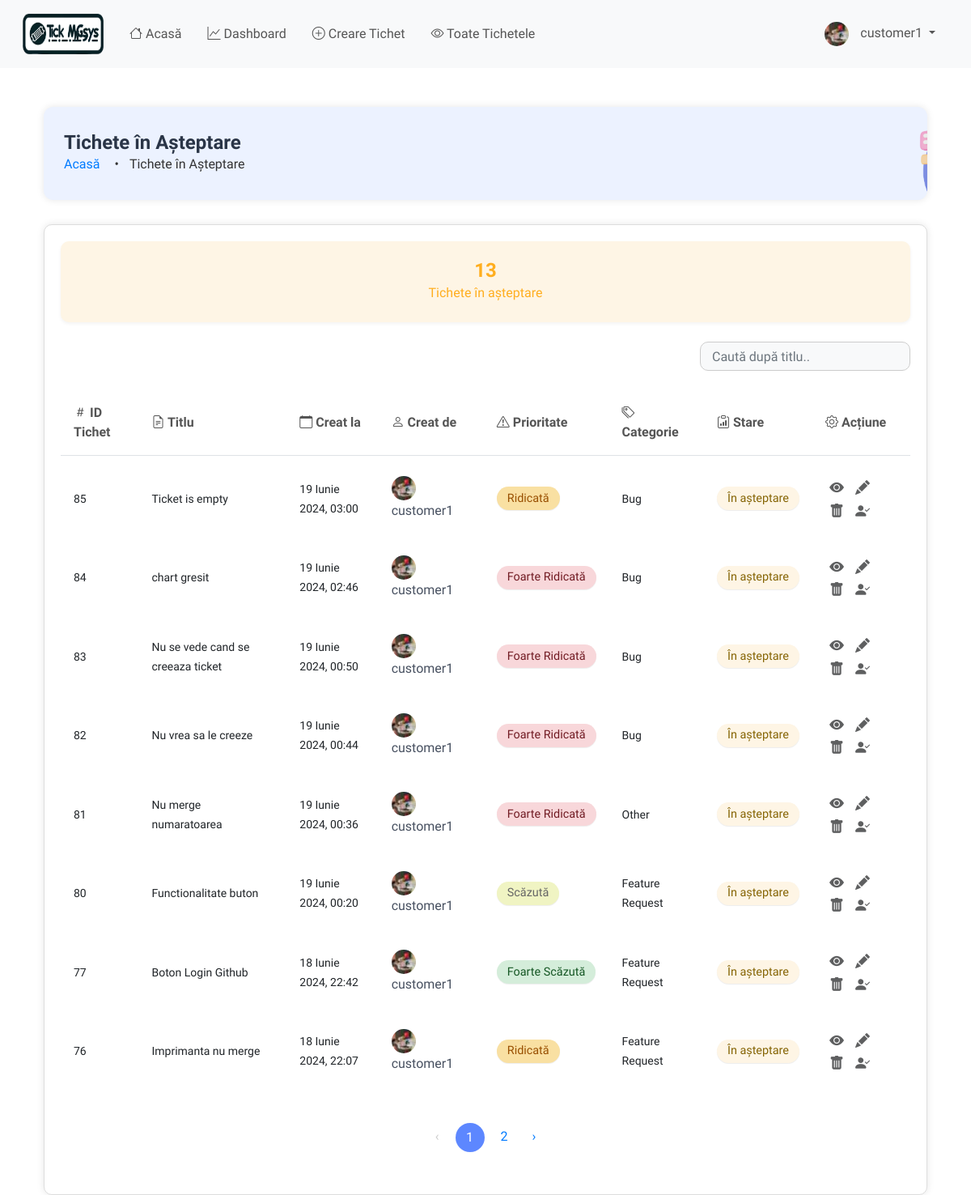
The app's page /ticket/ticket-queue/ (signed in) with its own data.
### users/models.py (models this page shows, shortened)
class User(AbstractUser):
    is_customer = models.BooleanField(default=False)
    is_engineer = models.BooleanField(default=False)
    is_admin = models.BooleanField(default=False)  # New field for admin users
    profile_image = models.ImageField(upload_to='profile_images/', default='profile_images/default.png')

### ticket/models.py (models this page shows, shortened)
class Ticket(models.Model):
    PRIORITY_CHOICES = (
        ('Very Low', 'Foarte Scăzut'),
        ('Low', 'Scăzut'),
        ('Medium', 'Mediu'),
        ('High', 'Ridicat'),
        ('Very High', 'Foarte Ridicat'),
    )
    CATEGORY_CHOICES = (
        ('Bug', 'Bug'),
        ('Feature Request', 'Cerere Funcționalitate'),
        ('Customer Support', 'Suport Client'),
        ('Sales', 'Vânzări'),
        ('Feedback', 'Feedback'),
        ('Other', 'Altele'),
    )
    STATUS_CHOICES = (
        ('Active', 'Activ'),
        ('Completed', 'Completat'),
        ('Pending', 'În așteptare'),
    )
    id = models.AutoField(primary_key=True)
    title = models.CharField(max_length=100, validators=[MaxLengthValidator(100)], unique=True)
    description = models.TextField()
    priority = models.CharField(max_length=9, choices=PRIORITY_CHOICES, default='Low')
    category = models.CharField(max_length=20, choices=CATEGORY_CHOICES, default='Other')
    created_by = models.ForeignKey(User, on_delete=models.CASCADE, related_name='tickets_created', editable=False)
    date_created = models.DateTimeField(auto_now_add=True)
    assigned_to = models.ForeignKey(User, on_delete=models.DO_NOTHING, null=True, blank=True,
                                    related_name='tickets_assigned')
    is_resolved = models.BooleanField(default=False)
    accepted_date = models.DateTimeField(null=True, blank=True)
    closed_date = models.DateTimeField(null=True, blank=True)
    ticket_status = models.CharField(max_length=20, choices=STATUS_CHOICES, default='Pending')
    updated_at = models.DateTimeField(auto_now=True)
    class Meta:
        verbose_name = "Ticket"
        verbose_name_plural = "Tickets"
        ordering = ['-date_created']
        unique_together = ('title', 'created_by')
        indexes = [
            models.Index(fields=['priority']),
            models.Index(fields=['category']),
            models.Index(fields=['ticket_status']),
            models.Index(fields=['date_created']),
            models.Index(fields=['updated_at']),
        ]

### ticket/views.py (the view)
# urls.py: path('ticket-queue/', views.ticket_queue, name='ticket-queue'),
@login_required
def ticket_queue(request):
    tickets = Ticket.objects.filter(ticket_status='Pending')
    pending_tickets_count = tickets.count()
    engineers = User.objects.filter(is_engineer=True)  # Fetch all users who are engineers
    paginator = Paginator(tickets, 8)  # Show 8 tickets per page
    page = request.GET.get('page')
    try:
        tickets = paginator.page(page)
    except PageNotAnInteger:
        tickets = paginator.page(1)
    except EmptyPage:
        tickets = paginator.page(paginator.num_pages)
    context = {
        'tickets': tickets,
        'pending_tickets': pending_tickets_count,
        'page': page,
        'engineers': engineers,  # Add engineers to context
    }
    return render(request, 'ticket/ticket_queue.html', context)

### templates/ticket/ticket_queue.html (shortened to what this page needs)
{% extends 'base.html' %}
{% load static %}
{% block content %}
<div class="container mt-5">
  <div class="header-box">
    <div class="header-content">
      <h1 class="header-title">Tichete în Așteptare</h1>
      <nav class="breadcrumb">
        <a href="{% url 'home' %}" class="breadcrumb-item">Acasă</a>
        <span class="breadcrumb-item active">Tichete în Așteptare</span>
        <img src="{% static 'images/breadcrumb.png' %}" alt="Breadcrumb Icon" class="breadcrumb-icon">
      </nav>
    </div>
  </div>
  <div class="content-box">
    <div class="row">
      <div class="col-md-12 mb-4" >
        <div class="card text-center bg-pending-tickets ticket-card">
          <div class="card-body ticket-card-body">
            <p class="card-number ticket-card-number mb-0">{{ pending_tickets }}</p>
            <h5 class="card-title ticket-card-title mt-0">Tichete în așteptare</h5>
          </div>
        </div>
      </div>
    </div>
    <div class="col-12 d-flex justify-content-end mb-3">
      <input type="text" id="searchInput" onkeyup="searchTable()" placeholder="Caută după titlu.." class="form-control search-bar-small" />
    </div>
    <div class="table-responsive">
      <table class="table table-hover" id="ticketTable">
        <thead class="thead-light">
          <tr>
        <th scope="col"><i class="bi bi-hash"></i> ID Tichet</th>
        <th scope="col"><i class="bi bi-file-earmark-text"></i> Titlu</th>
        <th scope="col"><i class="bi bi-calendar"></i> Creat la</th>
        <th scope="col"><i class="bi bi-person"></i> Creat de</th>
        <th scope="col"><i class="bi bi-exclamation-triangle"></i> Prioritate</th>
        <th scope="col"><i class="bi bi-tags"></i> Categorie</th>
        <th scope="col"><i class="bi bi-clipboard-data"></i> Stare</th>
        <th scope="col"><i class="bi bi-gear"></i> Acțiune</th>
          </tr>
        </thead>
        <tbody>
          {% for ticket in tickets %}
          <tr class="ticket-row" data-status="{{ ticket.ticket_status|lower }}">
            <td><small>{{ ticket.id }}</small></td>
            <td><small>{{ ticket.title }}</small></td>
            <td><small>{{ ticket.date_created }}</small></td>
            <td>
              {% if ticket.created_by %}
              <img src="{{ ticket.created_by.profile_image.url }}" alt="Profile Image of {{ ticket.created_by.username }}" class="profile-image">
              <span class="assigned-username">{{ ticket.created_by.username }}</span>
              {% else %}
              <small>Necunoscut</small>
              {% endif %}
            </td>
            <td>
              {% if ticket.priority == 'Very Low' %}
              <span class="badge badge-very-low">Foarte Scăzută</span>
              {% elif ticket.priority == 'Low' %}
              <span class="badge badge-low">Scăzută</span>
              {% elif ticket.priority == 'Medium' %}
              <span class="badge badge-medium">Medie</span>
              {% elif ticket.priority == 'High' %}
              <span class="badge badge-high">Ridicată</span>
              {% elif ticket.priority == 'Very High' %}
              <span class="badge badge-very-high">Foarte Ridicată</span>
              {% endif %}
            </td>
            <td><small>{{ ticket.category }}</small></td>
            <td>
              {% if ticket.ticket_status == 'Pending' %}
              <span class="badge badge-pending">În așteptare</span>
              {% endif %}
            </td>
            <td>
              <a href="{% url 'ticket-details' ticket.pk %}" class="btn btn-view btn-sm" title="Detalii">
                <i class="bi bi-eye-fill"></i>
              </a>
              {% if ticket.ticket_status == 'Closed' %}
                <span class="btn btn-edit btn-sm disabled" title="Editează">
                  <i class="bi bi-pencil-fill text-muted"></i>
                </span>
              {% else %}
                <a href="{% url 'update-ticket' ticket.pk %}" class="btn btn-edit btn-sm" title="Editează">
                  <i class="bi bi-pencil-fill"></i>
                </a>
              {% endif %}
              <a href="#" class="btn btn-delete btn-sm" data-bs-toggle="modal" data-bs-target="#deleteModal" data-ticket-id="{{ ticket.pk }}" title="Șterge">
                <i class="bi bi-trash-fill"></i>
              </a>
              <a href="#" class="btn btn-assign btn-sm" data-bs-toggle="modal" data-bs-target="#assignModal" data-ticket-id="{{ ticket.pk }}" title="Asignează">
                <i class="bi bi-person-check-fill"></i>
              </a>
            </td>
          </tr>
          {% endfor %}
        </tbody>
      </table>
      <div class="pagination-container">
        <nav aria-label="Page navigation example">
          <ul class="pagination">
            {% if tickets.has_previous %}
            <li class="page-item"><a class="page-link" href="?page={{ tickets.previous_page_number }}">‹</a></li>
            {% else %}
            <li class="page-item disabled"><span class="page-link">‹</span></li>
            {% endif %}
            {% for num in tickets.paginator.page_range %}
            {% if num > tickets.number|add:'-4' and num < tickets.number|add:'4' %}
            {% if tickets.number == num %}
            <li class="page-item active"><a class="page-link" href="#">{{ num }}</a></li>
            {% else %}
            <li class="page-item"><a class="page-link" href="?page={{ num }}">{{ num }}</a></li>
            {% endif %}
            {% endif %}
            {% endfor %}
            {% if tickets.has_next %}
            <li class="page-item"><a class="page-link" href="?page={{ tickets.next_page_number }}">›</a></li>
            {% else %}
            <li class="page-item disabled"><span class="page-link">›</span></li>
            {% endif %}
          </ul>
        </nav>
      </div>
    </div>
  </div>
</div>
{% endblock content %}

### templates/base.html (shortened to what this page needs)
{% load static %}
<!DOCTYPE html>
<html lang="ro">
  <head>
    <link
      href="https://cdn.jsdelivr.net/npm/bootstrap@5.2.3/dist/css/bootstrap.min.css"
      rel="stylesheet"
    />
    <link
      rel="stylesheet"
      href="https://cdnjs.cloudflare.com/ajax/libs/font-awesome/6.0.0-beta3/css/all.min.css"
    />
    <link
      rel="stylesheet"
      href="https://cdnjs.cloudflare.com/ajax/libs/bootstrap-icons/1.8.1/font/bootstrap-icons.min.css"
    />
    <link rel="stylesheet" href="{% static 'styles/main.css' %}?v=1" />
  </head>
  <body>
    {% if request.user.is_customer %}
    <nav class="navbar navbar-expand-lg navbar-light bg-light">
      <div class="container-fluid">
        <a class="navbar-brand" href="/">
          <img
            class="logo"
            src="{% static 'images/logo.png' %}"
            alt="Tick MNGsys"
          />
        </a>
        <div class="collapse navbar-collapse" id="navbarContent">
          <ul class="navbar-nav me-auto mb-2 mb-lg-0">
            <li class="nav-item">
              <a
                class="nav-link {% if request.resolver_match.url_name == 'home' %}active{% endif %}"
                href="/"
                ><i class="bi bi-house"></i> Acasă</a
              >
            </li>
           <li class="nav-item">
              <a
                class="nav-link {% if request.resolver_match.url_name == 'dashboard' %}active{% endif %}"
                href="{% url 'dashboard' %}"
                ><i class="bi bi-graph-up"></i> Dashboard</a
              >
            </li>
            <li class="nav-item">
              <a
                class="nav-link {% if request.resolver_match.url_name == 'create-ticket' %}active{% endif %}"
                href="{% url 'create-ticket' %}"
                ><i class="bi bi-plus-circle"></i> Creare Tichet</a
              >
            </li>
            <li class="nav-item">
              <a
                class="nav-link {% if request.resolver_match.url_name == 'all-tickets' %}active{% endif %}"
                href="{% url 'all-tickets' %}"
                ><i class="bi bi-eye"></i> Toate Tichetele</a
              >
            </li>
          </ul>
          <ul class="navbar-nav ms-auto mb-2 mb-lg-0">
            <li class="nav-item dropdown">
              <a
                class="nav-link dropdown-toggle"
                href="#"
                id="navbarDropdown"
                role="button"
                data-bs-toggle="dropdown"
                aria-expanded="false"
              >
                <img
                  src="{{ request.user.profile_image.url }}"
                  alt="Profile Image"
                  class="profile-image"
                />
                {{ request.user.username }}
              </a>
            </li>
          </ul>
        </div>
      </div>
    </nav>
{% endif %}
    <div class="container mt-5">
       {% block content %}{% endblock %}
    </div>
  </body>
</html>

### records on screen
User: user.profile_image (picture), user.username "customer1"
Ticket: id "85", title "Ticket is empty", date_created "19 Iunie 2024, 03:00", created_by.profile_image (picture), created_by.username "customer1", priority "Ridicată", category "Bug", ticket_status "În așteptare"
Ticket: id "84", title "chart gresit", date_created "19 Iunie 2024, 02:46", created_by.profile_image (picture), created_by.username "customer1", priority "Foarte Ridicată", category "Bug", ticket_status "În așteptare"
Ticket: id "83", title "Nu se vede cand se creeaza ticket", date_created "19 Iunie 2024, 00:50", created_by.profile_image (picture), created_by.username "customer1", priority "Foarte Ridicată", category "Bug", ticket_status "În așteptare"
Ticket: id "82", title "Nu vrea sa le creeze", date_created "19 Iunie 2024, 00:44", created_by.profile_image (picture), created_by.username "customer1", priority "Foarte Ridicată", category "Bug", ticket_status "În așteptare"
Ticket: id "81", title "Nu merge numaratoarea", date_created "19 Iunie 2024, 00:36", created_by.profile_image (picture), created_by.username "customer1", priority "Foarte Ridicată", category "Other", ticket_status "În așteptare"
Ticket: id "80", title "Functionalitate buton", date_created "19 Iunie 2024, 00:20", created_by.profile_image (picture), created_by.username "customer1", priority "Scăzută", category "Feature Request", ticket_status "În așteptare"
Ticket: id "77", title "Boton Login Github", date_created "18 Iunie 2024, 22:42", created_by.profile_image (picture), created_by.username "customer1", priority "Foarte Scăzută", category "Feature Request", ticket_status "În așteptare"
Ticket: id "76", title "Imprimanta nu merge", date_created "18 Iunie 2024, 22:07", created_by.profile_image (picture), created_by.username "customer1", priority "Ridicată", category "Feature Request", ticket_status "În așteptare"

### other values on screen
{{ pending_tickets }} "13"
{{ num }} "1"
{{ num }} "2"
